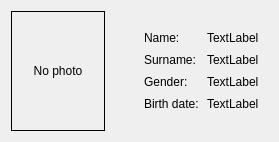
<?xml version="1.0" encoding="UTF-8"?>
<ui version="4.0">
 <class>PersonalDataWidget</class>
 <widget class="QFrame" name="PersonalDataWidget">
  <property name="geometry">
   <rect>
    <x>0</x>
    <y>0</y>
    <width>279</width>
    <height>140</height>
   </rect>
  </property>
  <property name="sizePolicy">
   <sizepolicy hsizetype="Fixed" vsizetype="Expanding">
    <horstretch>0</horstretch>
    <verstretch>0</verstretch>
   </sizepolicy>
  </property>
  <property name="windowTitle">
   <string>Frame</string>
  </property>
  <property name="frameShape">
   <enum>QFrame::NoFrame</enum>
  </property>
  <property name="frameShadow">
   <enum>QFrame::Plain</enum>
  </property>
  <layout class="QHBoxLayout" name="horizontalLayout">
   <item>
    <widget class="QLabel" name="photoPlaceholder">
     <property name="minimumSize">
      <size>
       <width>94</width>
       <height>120</height>
      </size>
     </property>
     <property name="maximumSize">
      <size>
       <width>94</width>
       <height>120</height>
      </size>
     </property>
     <property name="frameShape">
      <enum>QFrame::Box</enum>
     </property>
     <property name="text">
      <string>No photo</string>
     </property>
     <property name="alignment">
      <set>Qt::AlignCenter</set>
     </property>
    </widget>
   </item>
   <item>
    <spacer name="horizontalSpacer">
     <property name="orientation">
      <enum>Qt::Horizontal</enum>
     </property>
     <property name="sizeHint" stdset="0">
      <size>
       <width>0</width>
       <height>20</height>
      </size>
     </property>
    </spacer>
   </item>
   <item>
    <widget class="QFrame" name="dataFrame">
     <layout class="QFormLayout" name="formLayout">
      <property name="formAlignment">
       <set>Qt::AlignLeading|Qt::AlignLeft|Qt::AlignVCenter</set>
      </property>
      <property name="horizontalSpacing">
       <number>8</number>
      </property>
      <property name="verticalSpacing">
       <number>8</number>
      </property>
      <item row="0" column="0">
       <widget class="QLabel" name="nameLabel">
        <property name="text">
         <string>Name:</string>
        </property>
       </widget>
      </item>
      <item row="0" column="1">
       <widget class="QLabel" name="namePlaceholder">
        <property name="text">
         <string>TextLabel</string>
        </property>
       </widget>
      </item>
      <item row="1" column="0">
       <widget class="QLabel" name="surnameLabel">
        <property name="text">
         <string>Surname:</string>
        </property>
       </widget>
      </item>
      <item row="1" column="1">
       <widget class="QLabel" name="surnamePlaceholder">
        <property name="text">
         <string>TextLabel</string>
        </property>
       </widget>
      </item>
      <item row="2" column="0">
       <widget class="QLabel" name="genderLabel">
        <property name="text">
         <string>Gender:</string>
        </property>
       </widget>
      </item>
      <item row="2" column="1">
       <widget class="QLabel" name="genderPlaceholder">
        <property name="text">
         <string>TextLabel</string>
        </property>
       </widget>
      </item>
      <item row="3" column="0">
       <widget class="QLabel" name="birthdateLabel">
        <property name="text">
         <string>Birth date:</string>
        </property>
       </widget>
      </item>
      <item row="3" column="1">
       <widget class="QLabel" name="birthdatePlaceholder">
        <property name="text">
         <string>TextLabel</string>
        </property>
       </widget>
      </item>
     </layout>
    </widget>
   </item>
  </layout>
 </widget>
 <resources>
  <include location="hmdbCommunicationIcons.qrc"/>
 </resources>
 <connections/>
 <slots>
  <slot>setName(QString)</slot>
  <slot>setSurname(QString)</slot>
  <slot>setGender(QChar)</slot>
  <slot>setBirthDate(QDate)</slot>
  <slot>setPhoto(QPixmap)</slot>
  <slot>reset()</slot>
 </slots>
</ui>
